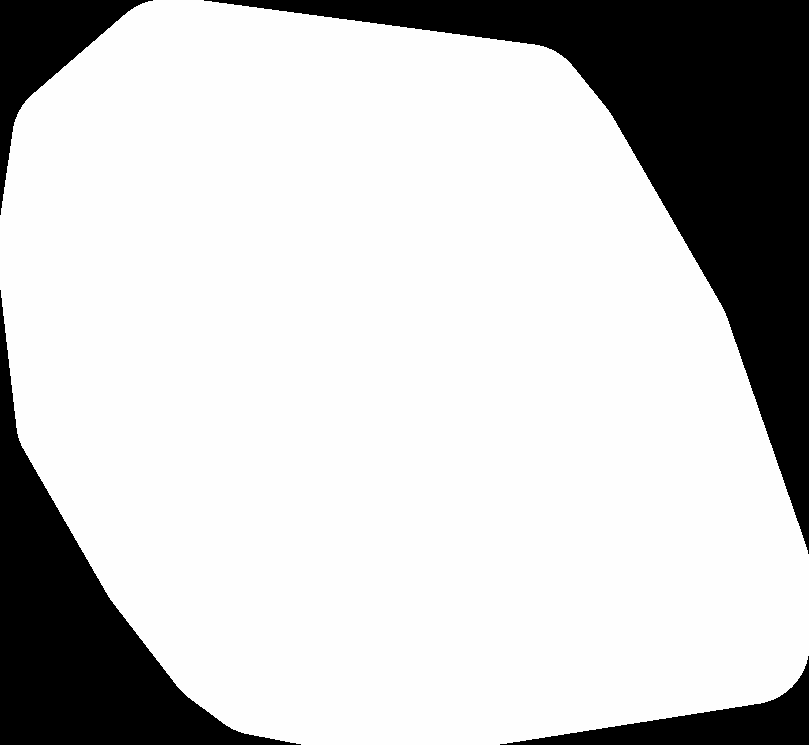
#> input picture data/maps/bellus/dsm.tif, 809 x 745 px, found by its file name
$ python process_odm_dataset.py
#> lines starting #> are read from the running program, lines starting #| are printed output that depends on the picture; after the words box and inside, x2 and y2 are one past the last pixel; in counts of white or black regions, pixels touching at a corner belong together
"""Processes OpenDroneMap photogrammetry dataset (DSM GeoTIFF + Orthophoto)
into 3D WebGL terrain assets and PyBullet physics collision meshes.

Features:
- Gaussian bilateral smoothing to eliminate spiky elevation artifacts.
- Perimeter skirts to seamlessly blend terrain boundaries into sea level.
- 1:1 true scale (140m x 134m) matching real aerial survey bounds.
- Level helipad landing zone on lush park lawn at origin (0, 0, 0).
"""

from __future__ import annotations

import json
from pathlib import Path
import numpy as np
from PIL import Image
from scipy.ndimage import gaussian_filter


def process_odm_dataset(
    dsm_path: Path,
    ortho_path: Path,
    output_dir_frontend: Path,
    output_dir_engine: Path,
    grid_size: int = 128,
    area_width_m: float = 140.0,
    area_length_m: float = 134.0,
) -> None:
#> called with grid_size = 128, area_width_m = 140, area_length_m = 134
    output_dir_frontend.mkdir(parents=True, exist_ok=True)
    output_dir_engine.mkdir(parents=True, exist_ok=True)

    print(f"Loading DSM from {dsm_path}...")
    dsm_raw = np.array(Image.open(dsm_path), dtype=np.float32)
#> dsm_raw is the input picture: shape (745, 809) float32; min -9999, max -4.93, mean -2130.9

    # 1. Co-registered crop of DSM to valid model bounds
    # Valid model bounds: y=[321, 1678], x=[208, 1783]
    dsm_cropped = dsm_raw[321:1678, 208:1783]
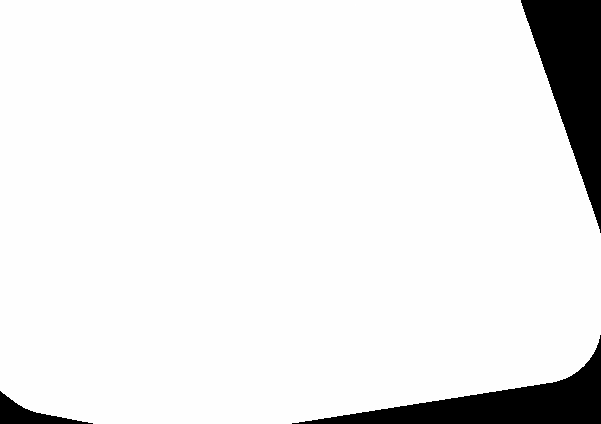
#> dsm_cropped: shape (424, 601) float32; min -9999, max -5.51, mean -740.1; drawn with min black and max white

    # Fill nodata (< -100) with sea level (~155.7m)
    valid_mask = dsm_cropped > -100.0
#> valid_mask: shape (424, 601) bool; 92.7% white; 3 black regions, box (x1, y1, x2, y2) and area: (521, 0, 601, 233) 9385, (292, 335, 601, 424) 8153, (0, 391, 93, 424) 1084
    sea_level = float(dsm_cropped[valid_mask].min()) if np.any(valid_mask) else 155.7
#> sea_level = -17.52
    dsm_cropped[~valid_mask] = sea_level
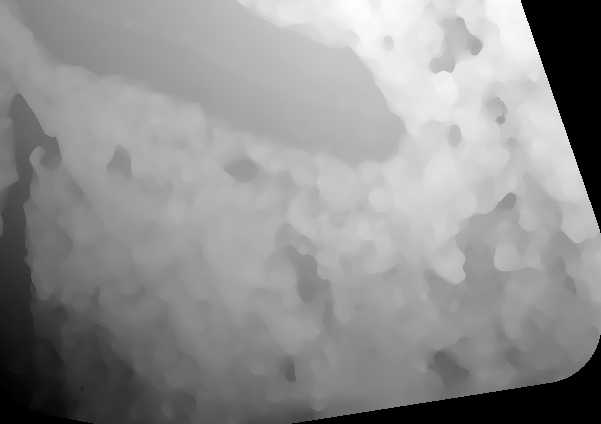
#> dsm_cropped: shape (424, 601) float32; 7.31% of pixels changed, all inside (x1, y1, x2, y2) = (0, 0, 601, 424); drawn with min black and max white

    # 2. Resize DSM to uniform 128x128 grid
    pil_dsm = Image.fromarray(dsm_cropped)
    scaled_dsm = pil_dsm.resize((grid_size, grid_size), Image.Resampling.BILINEAR)
    grid = np.array(scaled_dsm, dtype=np.float32)

    # 3. Apply Gaussian filter to eliminate high-frequency spikes and jagged noise
    # sigma=2.2 provides smooth natural park rolling slopes without noisy bumps
    smoothed = gaussian_filter(grid, sigma=2.2)
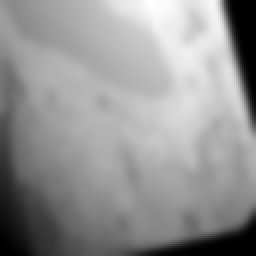
#> smoothed: shape (128, 128) float32 (shown 2 times larger); min -17.52, max -5.74, mean -10.71; drawn with min black and max white

    # 4. Align Takeoff Helipad (0, 0) with the lush flat park lawn (col ~ 35%, row ~ 50%)
    park_r = int(grid_size * 0.50)
    park_c = int(grid_size * 0.35)
    park_elev = float(smoothed[park_r, park_c])
#> park_elev = -9.37

    # Convert to relative heights where park lawn center is 0.0m
    # Height scaling 0.38 provides realistic, gentle coastal dunes and lawns
    heights_rel = (smoothed - park_elev) * 0.38

    # Smooth level ground pad area at center helipad (radius 7 cells ~ 7.7m)
    for r in range(grid_size):
        for c in range(grid_size):
            d = np.hypot(r - park_r, c - park_c)
            if d < 7.0:
                blend = min(1.0, d / 7.0)
                heights_rel[r, c] *= blend
#> heights_rel: shape (128, 128) float32; min -3.1, max 1.38, mean -0.509

    # 5. Perimeter Horizon Skirts: Gently slope outer edges down into ocean sea level (-3.8m)
    # Eliminates any sharp boundary cutoff or floating cliffs
    target_sea_level = -3.8
    skirt_width = 7
    for r in range(grid_size):
        for c in range(grid_size):
            edge_dist = min(r, grid_size - 1 - r, c, grid_size - 1 - c)
            if edge_dist < skirt_width:
                factor = edge_dist / float(skirt_width)
                smooth_factor = 0.5 * (1.0 - np.cos(factor * np.pi))
                heights_rel[r, c] = heights_rel[r, c] * smooth_factor + target_sea_level * (1.0 - smooth_factor)
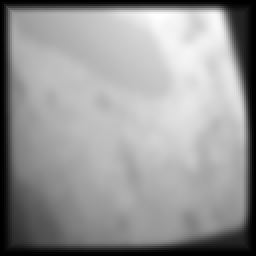
#> heights_rel: shape (128, 128) float32 (shown 2 times larger); min -3.8, max 1.3, mean -0.789; drawn with min black and max white

    # 6. Export WebGL JSON metadata
    meta = {
        "name": "Brighton Beach Real-World Drone Photogrammetry",
        "grid_size": grid_size,
        "width_m": area_width_m,
        "length_m": area_length_m,
        "min_height": float(heights_rel.min()),
        "max_height": float(heights_rel.max()),
        "texture_url": "/models/photogrammetry/brighton_beach.jpg",
        "heights": heights_rel.tolist(),
        "park_center_offset": [
            float((park_c / (grid_size - 1) - 0.5) * area_width_m),
            float((park_r / (grid_size - 1) - 0.5) * area_length_m),
        ],
    }
    json_path = output_dir_frontend / "terrain_elevation.json"
    with open(json_path, "w", encoding="utf-8") as f:
        json.dump(meta, f)
    print(f"Saved WebGL terrain metadata to {json_path}")

    # 7. Crop Orthophoto to eliminate pure white padding borders
    # Content bounds: y=[36, 1048], x=[352, 1504]
    ortho_img = Image.open(ortho_path).convert("RGB")
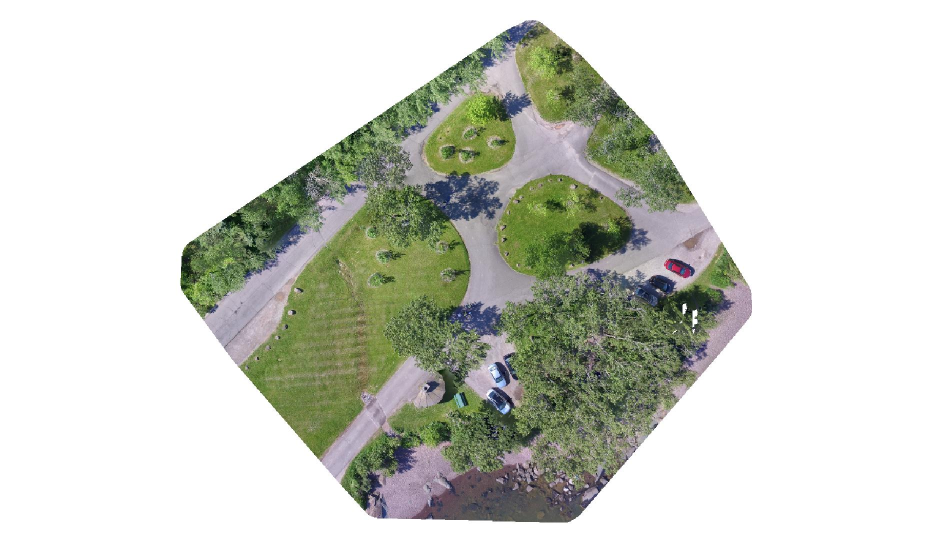
#> input picture data/maps/brighton_beach/brighton_beach.jpg, 1865 x 1085 px (shown at 1/2 size)
#> ortho_img is the input picture: PIL image 1865x1085 RGB; mean R, G, B 206.2, 209, 200
    ortho_cropped = ortho_img.crop((352, 36, 1504, 1048))
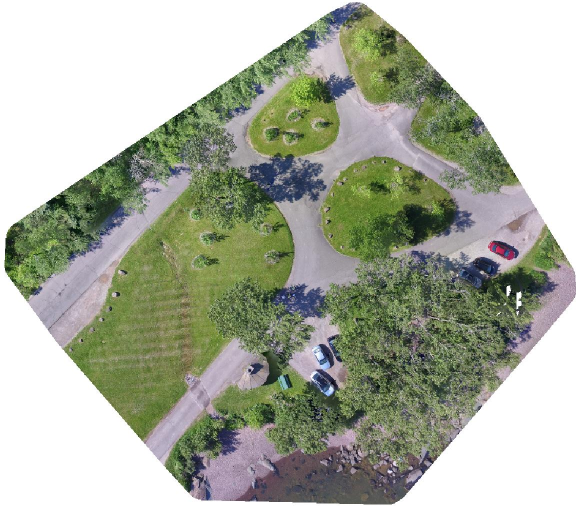
#> ortho_cropped: PIL image 1152x1012 RGB (shown at 1/2 size); mean R, G, B 170.2, 175.2, 159.6
    # Resize to power-of-two 1024x1024 for optimal GPU mipmapping
    ortho_optimized = ortho_cropped.resize((1024, 1024), Image.Resampling.LANCZOS)
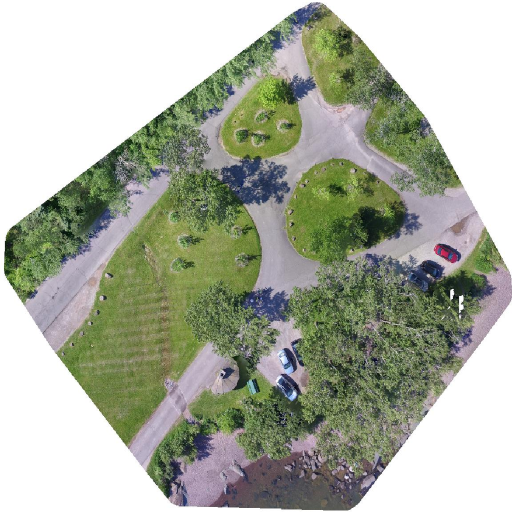
#> ortho_optimized: PIL image 1024x1024 RGB (shown at 1/2 size); mean R, G, B 170.2, 175.2, 159.6
    target_tex_path = output_dir_frontend / "brighton_beach.jpg"
    ortho_optimized.save(target_tex_path, quality=92)
    print(f"Saved optimized Orthophoto texture to {target_tex_path}")

    # 8. Export Wavefront OBJ for PyBullet trimesh collision
    obj_path = output_dir_engine / "collision_mesh.obj"
    with open(obj_path, "w", encoding="utf-8") as f:
        f.write("# OpenDroneMap Photogrammetry Collision Mesh for PyBullet\n")
        dx = area_width_m / (grid_size - 1)
        dy = area_length_m / (grid_size - 1)
        x0 = -area_width_m * 0.5
        y0 = -area_length_m * 0.5

        # Vertices (PyBullet X, Y, Z where Z is Up)
        for r in range(grid_size):
            py = y0 + r * dy
            for c in range(grid_size):
                px = x0 + c * dx
                pz = float(heights_rel[r, c])
                f.write(f"v {px:.4f} {py:.4f} {pz:.4f}\n")

        # Faces (1-based indices)
        for r in range(grid_size - 1):
            for c in range(grid_size - 1):
                v1 = r * grid_size + c + 1
                v2 = r * grid_size + (c + 1) + 1
                v3 = (r + 1) * grid_size + (c + 1) + 1
                v4 = (r + 1) * grid_size + c + 1
                f.write(f"f {v1} {v2} {v3}\n")
                f.write(f"f {v1} {v3} {v4}\n")
    print(f"Saved PyBullet collision mesh to {obj_path}")

    # 9. Update TypeScript data for instant zero-latency frontend loading
    ts_path = output_dir_frontend.parents[2] / "src" / "scene" / "photogrammetryData.ts"
    flat_heights = [round(float(h), 3) for row in heights_rel.tolist() for h in row]
#> flat_heights = 16384 values, max 1.3 at index 974, min -3.8 at index 0, mean -0.789
    ts_content = f"""// Generated by engine/scripts/process_odm_dataset.py
// Pre-baked real-world OpenDroneMap DSM elevation grid for instant zero-latency loading

export const PHOTOGRAMMETRY_GRID_SIZE = {grid_size};
export const PHOTOGRAMMETRY_WIDTH_M = {area_width_m:.1f};
export const PHOTOGRAMMETRY_LENGTH_M = {area_length_m:.1f};
export const PHOTOGRAMMETRY_PARK_OFFSET_X = {float((park_c / (grid_size - 1) - 0.5) * area_width_m):.2f};
export const PHOTOGRAMMETRY_PARK_OFFSET_Z = {float((park_r / (grid_size - 1) - 0.5) * area_length_m):.2f};

export const PHOTOGRAMMETRY_HEIGHTS = new Float32Array({flat_heights});
"""
    with open(ts_path, "w", encoding="utf-8") as f:
        f.write(ts_content)
    print(f"Saved TypeScript elevation module to {ts_path}")


if __name__ == "__main__":
    base = Path(__file__).resolve().parents[2]
    dsm = base / "data" / "maps" / "brighton_beach" / "dsm.tif"
    ortho = base / "data" / "maps" / "brighton_beach" / "brighton_beach.jpg"
    front = base / "app" / "public" / "models" / "photogrammetry"
    eng = base / "data" / "maps" / "brighton_beach"

    if dsm.exists() and ortho.exists():
        process_odm_dataset(dsm, ortho, front, eng)
    else:
        print(f"Error: Missing {dsm} or {ortho}")
